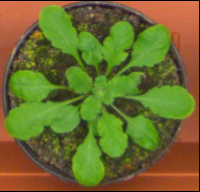
#> input picture images/3.png, 200 x 192 px, found by its file name
$ jupyter execute --allow-errors hw3_input2.ipynb
#> lines starting #> are read from the running program, lines starting #| are printed output that depends on the picture; after the words box and inside, x2 and y2 are one past the last pixel; in counts of white or black regions, pixels touching at a corner belong together
[cell 1]
import cv2
import numpy as np
import matplotlib.pyplot as plt
from scipy.ndimage import distance_transform_edt

image = cv2.imread("3.png")
#> image is the input picture: shape (192, 200, 3); mean B, G, R 45.5, 109, 109.2
rgb_image = cv2.cvtColor(image, cv2.COLOR_BGR2RGB)  # Convert BGR image to RGB

plt.figure(figsize=(6, 6))
plt.imshow(rgb_image)
plt.title("Original Image")
plt.axis('off')
plt.show()

pixels = rgb_image.reshape(-1, 3).astype(np.float32)

k_values = [2, 3, 4, 5]  # List of k values to try
segmented_images = []
for k in k_values:
    criteria = (cv2.TERM_CRITERIA_EPS + cv2.TERM_CRITERIA_MAX_ITER, 10, 1.0)
    _, labels, centers = cv2.kmeans(pixels, k, None, criteria, 10, cv2.KMEANS_RANDOM_CENTERS)
    segmented_image = labels.reshape(rgb_image.shape[:2])
    segmented_images.append(segmented_image)
#> this loop made 4 passes
#> centers on pass 1: [[84.96, 70.21, 37.53], [127.2, 137.9, 51.35]]
#> pass 1, `segmented_image = labels.reshape(rgb_image.shape[:2])`:
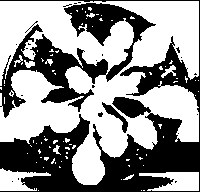
#> segmented_image: shape (192, 200) int32; values 0 (black) and 1 (white), 57.3% white; 24 black regions (21 under 20 px), largest, box (x1, y1, x2, y2) and area: (0, 0, 200, 192) 10753, (0, 3, 156, 118) 5334, (102, 102, 128, 133) 201
#> pass 2, `segmented_image = labels.reshape(rgb_image.shape[:2])`:
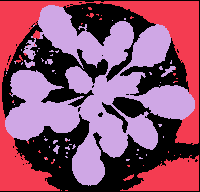
#> segmented_image: shape (192, 200) int32; 3 distinct labels, from 0 to 2; one colour per label, 0 black
#> pass 3, `segmented_image = labels.reshape(rgb_image.shape[:2])`:
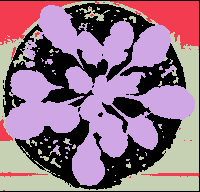
#> segmented_image: shape (192, 200) int32; 4 distinct labels, from 0 to 3; one colour per label, 0 black
#> after the loop, segmented_images = 4 items

plt.figure(figsize=(12, 8))
for i, segmented_image in enumerate(segmented_images):
    plt.subplot(2, 2, i + 1)
    plt.imshow(segmented_image, cmap='viridis')
    plt.title(f"K = {k_values[i]}")
    plt.colorbar()
    plt.axis('off')
#> this loop made 4 passes
plt.show()


chosen_segmentation = segmented_images[3]  # Use index 0 for k = 2, index 1 for k = 3, and so on
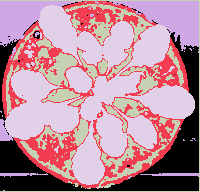
#> chosen_segmentation: shape (192, 200) int32; 5 distinct labels, from 0 to 4; one colour per label, 0 black

plant_segment_label = 4 # Replace with the actual segment label of the plant

plant_mask = np.where(chosen_segmentation == plant_segment_label, 1, 0)
#> plant_mask: shape (192, 200) int64; values 0 (black) and 1 (white), 36% white; 34 white regions (29 under 20 px), largest, box (x1, y1, x2, y2) and area: (5, 24, 195, 185) 10676, (38, 5, 134, 75) 2908, (24, 50, 34, 60) 51, (162, 66, 175, 76) 29, (26, 43, 36, 49) 25

plt.imshow(plant_mask, cmap='viridis')
plt.title("Binary Mask of the Plant for K =5")
plt.colorbar()
plt.axis('off')
plt.show()
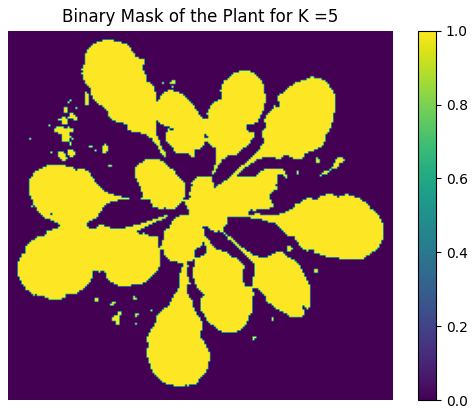
#> figure drawn by matplotlib, 2 panels

# Compute the distance transform of the binary mask
distance_transform = distance_transform_edt(plant_mask)

# Display the distance transform
plt.imshow(distance_transform, cmap='viridis')
plt.title("Distance Transform of Binary Mask")
plt.colorbar()
plt.axis('off')
plt.show()
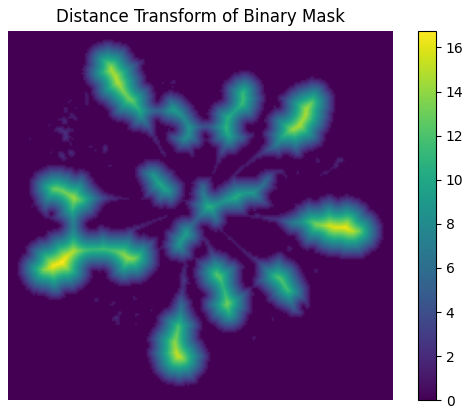
#> figure drawn by matplotlib, 2 panels

[cell 2]
# Convert the image to Lab color space
lab_image = cv2.cvtColor(image, cv2.COLOR_BGR2Lab)
#> lab_image: shape (192, 200, 3); mean of channels 0, 1, 2 116.3, 120.3, 162.8

# Extract the a* channel
a_channel = lab_image[:, :, 1]
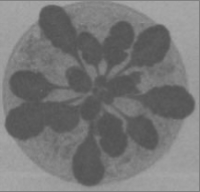
#> a_channel: shape (192, 200); min 81, max 170, mean 120.3
plt.subplot(2, 2, 1)
plt.axis('off')
plt.title('a channel')
plt.imshow(a_channel, cmap='viridis')

# Apply median filtering to the a* channel
filtered_a = cv2.medianBlur(a_channel, 5)
plt.subplot(2, 2, 2)
plt.axis('off')
plt.title('a channel after median blur ksize=5')
plt.imshow(filtered_a, cmap='viridis')

# Convert the image to grayscale
gray = cv2.cvtColor(image, cv2.COLOR_BGR2GRAY)
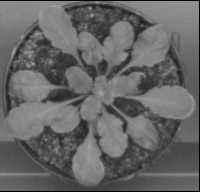
#> gray: shape (192, 200); min 0, max 160, mean 101.8

# Apply a threshold to the image
thresholded = cv2.threshold(gray, 127, 255, cv2.THRESH_BINARY)[1]
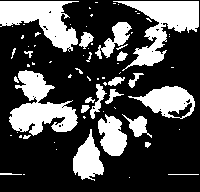
#> thresholded: shape (192, 200); 30.1% white; 70 white regions (45 under 20 px), largest, box (x1, y1, x2, y2) and area: (113, 1, 199, 71) 2329, (9, 70, 78, 136) 2275, (0, 1, 79, 52) 2114

_, binary_mask = cv2.threshold(gray, 0, 255, cv2.THRESH_BINARY + cv2.THRESH_OTSU)
#> binary_mask: shape (192, 200); 54.1% white; 26 black regions (23 under 20 px), largest, box (x1, y1, x2, y2) and area: (0, 0, 200, 192) 11792, (0, 3, 156, 118) 5549, (102, 102, 128, 133) 203

# Compute the distance transform of the binary mask
distance_transform = cv2.distanceTransform(thresholded, cv2.DIST_L2, 3)
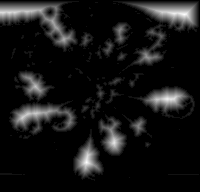
#> distance_transform: shape (192, 200) float32; min 0, max 13.28, mean 1.12; drawn with min black and max white

# Find the maximum value of the distance transform
max_value = np.max(distance_transform)
#> max_value = 13.28

# Find the value of the distance transform at the centers of the smaller leaves
smaller_leaves = np.where(thresholded == 255)
#> smaller_leaves = 11574 positions, rows 1 to 180, columns 0 to 198
centers = np.array([(x, y) for x, y in zip(smaller_leaves[0][:249], smaller_leaves[1][:249])])
#> centers = 249 pairs, first value 1 to 2, second value 0 to 198
#> (the rest of this cell did not finish here and is left out)

$ run again, with images/2.png copied over images/3.png
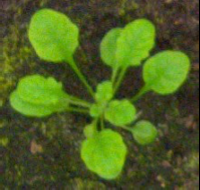
#> input picture images/2.png, 200 x 190 px, found by its file name
#> image is the input picture: shape (190, 200, 3); mean B, G, R 33.6, 98.1, 78.8
#> the loop `for k in k_values:` made 4 passes
#> centers on pass 1: [[115.5, 170.4, 33.68], [62.08, 65.09, 33.58]]
#> pass 1, `segmented_image = labels.reshape(rgb_image.shape[:2])`:
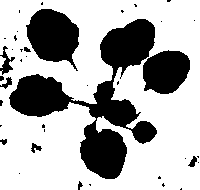
#> segmented_image: shape (190, 200) int32; values 0 (black) and 1 (white), 68.6% white; 39 black regions (29 under 20 px), largest, box (x1, y1, x2, y2) and area: (9, 19, 157, 179) 7591, (26, 9, 79, 71) 2168, (143, 50, 190, 94) 1610
#> after the loop `for k in k_values:`: segmented_images = 4 items
#> the loop `for i, segmented_image in enumerate(segmented_images):` made 4 passes
#> plant_mask: shape (190, 200) int64; values 0 (black) and 1 (white), 30.4% white; 156 white regions (125 under 20 px), largest, box (x1, y1, x2, y2) and area: (133, 0, 200, 190) 3300, (0, 108, 92, 190) 2515, (73, 9, 138, 92) 1422
#> lab_image: shape (190, 200, 3); mean of channels 0, 1, 2 97.6, 111.8, 158.6
#> thresholded: shape (190, 200); 23.7% white; 18 white regions (10 under 20 px), largest, box (x1, y1, x2, y2) and area: (28, 9, 78, 61) 1856, (101, 20, 154, 75) 1681, (81, 126, 126, 179) 1592
#> binary_mask: shape (190, 200); 31.3% white; 50 white regions (40 under 20 px), largest, box (x1, y1, x2, y2) and area: (9, 19, 157, 180) 7558, (26, 8, 79, 66) 2147, (143, 50, 190, 94) 1600
#> max_value = 17.6
#> smaller_leaves = 8996 positions, rows 9 to 178, columns 0 to 188
#> `centers = np.array([(x, y) for x, y in zip(smaller_leaves[0][:249], sm..`: centers = 249 pairs, first value 9 to 19, second value 31 to 67
#> min_radius = 0
#> max_radius = 22
#| minRadius: 0
#| maxRadius: 22
#> the loop `for param1, param2 in param_sets:` made 3 passes
#> after the loop `for param1, param2 in param_sets:`: results = 3 items
#> the loop `for i, (circles, param1, param2) in enumerate(results):` made 3 passes
#> the loop `for i, (param1, param2) in enumerate(param_sets):` made 3 passes
#> `plt.show()`:
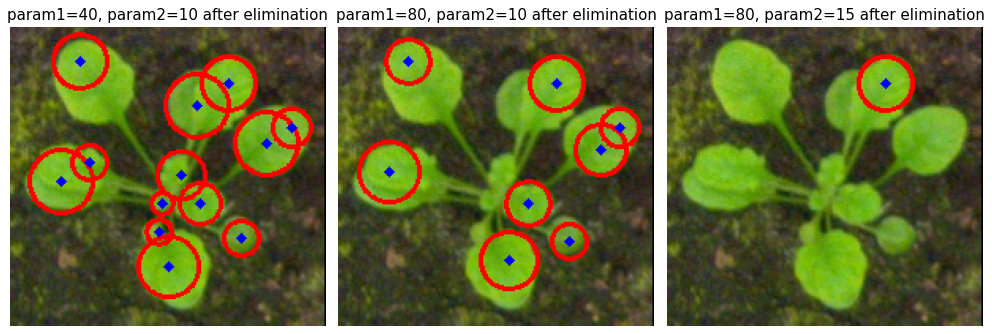
#> figure drawn by matplotlib, 3 panels
